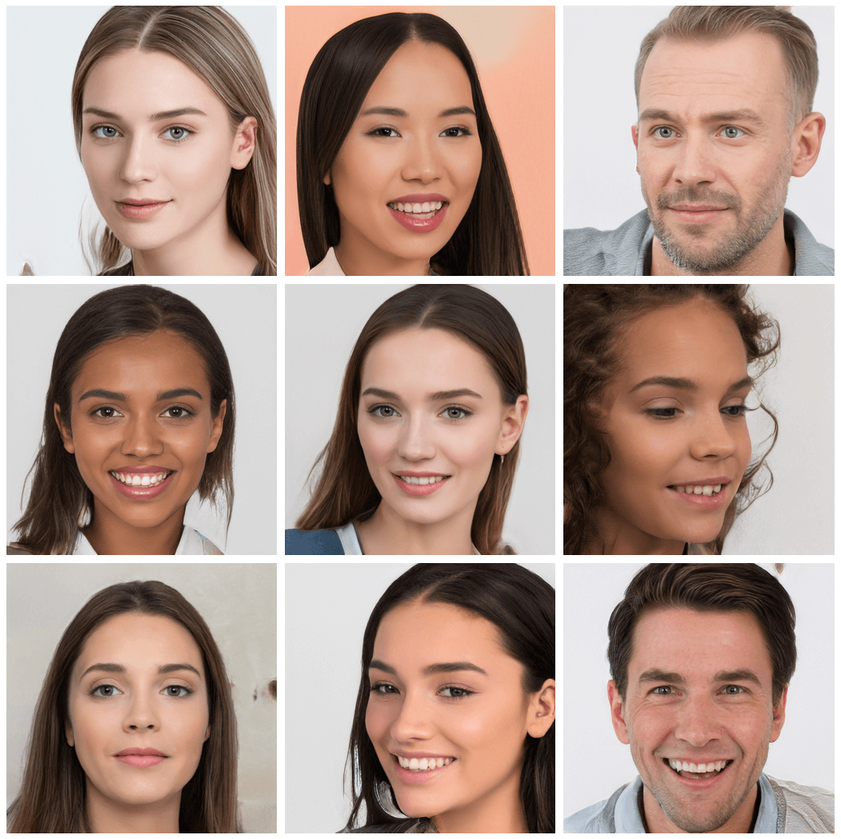
#> input picture images/people.png, 841 x 839 px, shrunk from 1048 x 1046 before the run
$ python face_detector_image.py
#> lines starting #> are read from the running program, lines starting #| are printed output that depends on the picture; after the words box and inside, x2 and y2 are one past the last pixel; in counts of white or black regions, pixels touching at a corner belong together
"""FACE DETECTOR THROUGH IMAGE"""

import cv2

image = cv2.imread('../images/people.png')
#> image is the input picture: shape (839, 841, 3); mean B, G, R 140.2, 150.7, 175.1
gray = cv2.cvtColor(image, cv2.COLOR_BGR2GRAY)
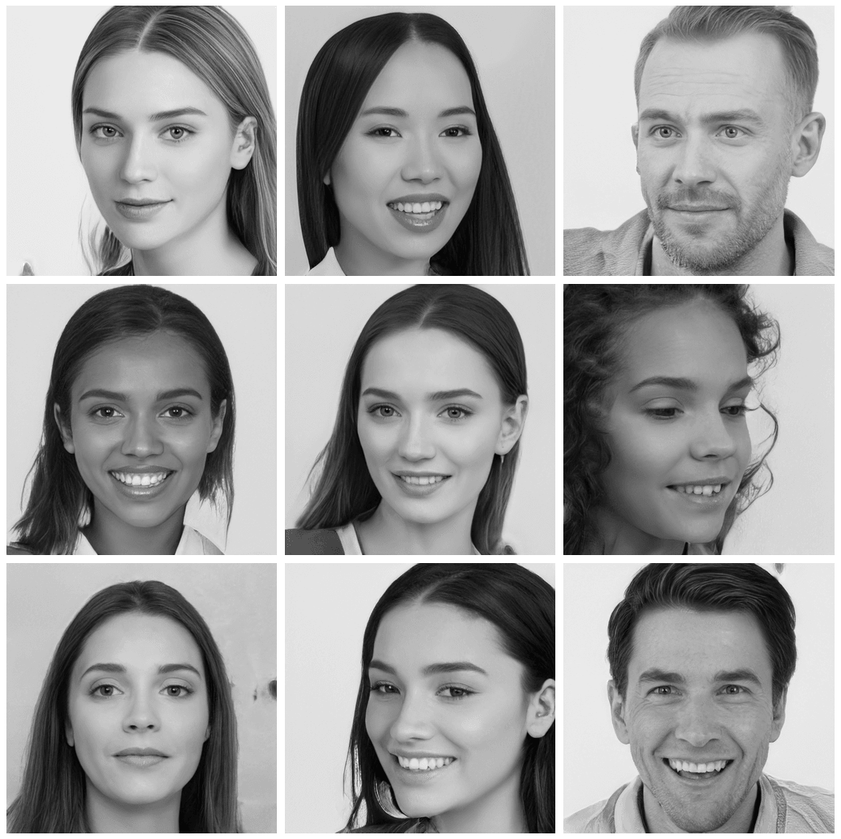
#> gray: shape (839, 841); min 0, max 255, mean 156.7

file = '../files/haarcascade_frontalface_default.xml'
faces = cv2.CascadeClassifier(file)


results = faces.detectMultiScale(gray, scaleFactor=1.8, minNeighbors=3)
#> results = [[67, 75, 140, 140], [351, 80, 140, 140], [621, 78, 140, 140], [69, 359, 140, 140], [344, 359, 140, 140], [348, 642, 140, 140], [72, 644, 140, 140], [26, 28, 252, 252], [568, 30, 252, 252], [573, 298, 252, 252], [574, 580, 252, 252]]

for (x, y, w, h) in results:
    cv2.rectangle(image, (x, y), (x + w, y + h), (0, 0, 255), thickness=3)
#> this loop made 11 passes
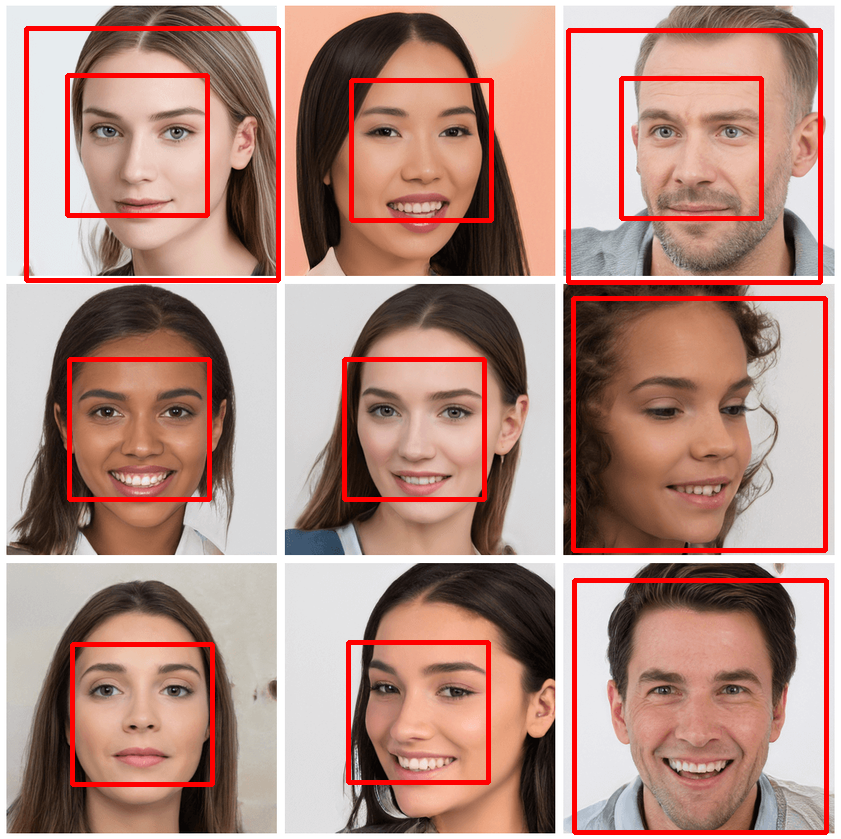
#> image: shape (839, 841, 3); 5.62% of pixels changed, all inside (x1, y1, x2, y2) = (24, 26, 829, 835)

cv2.imshow('result', image)
cv2.waitKey(0)
